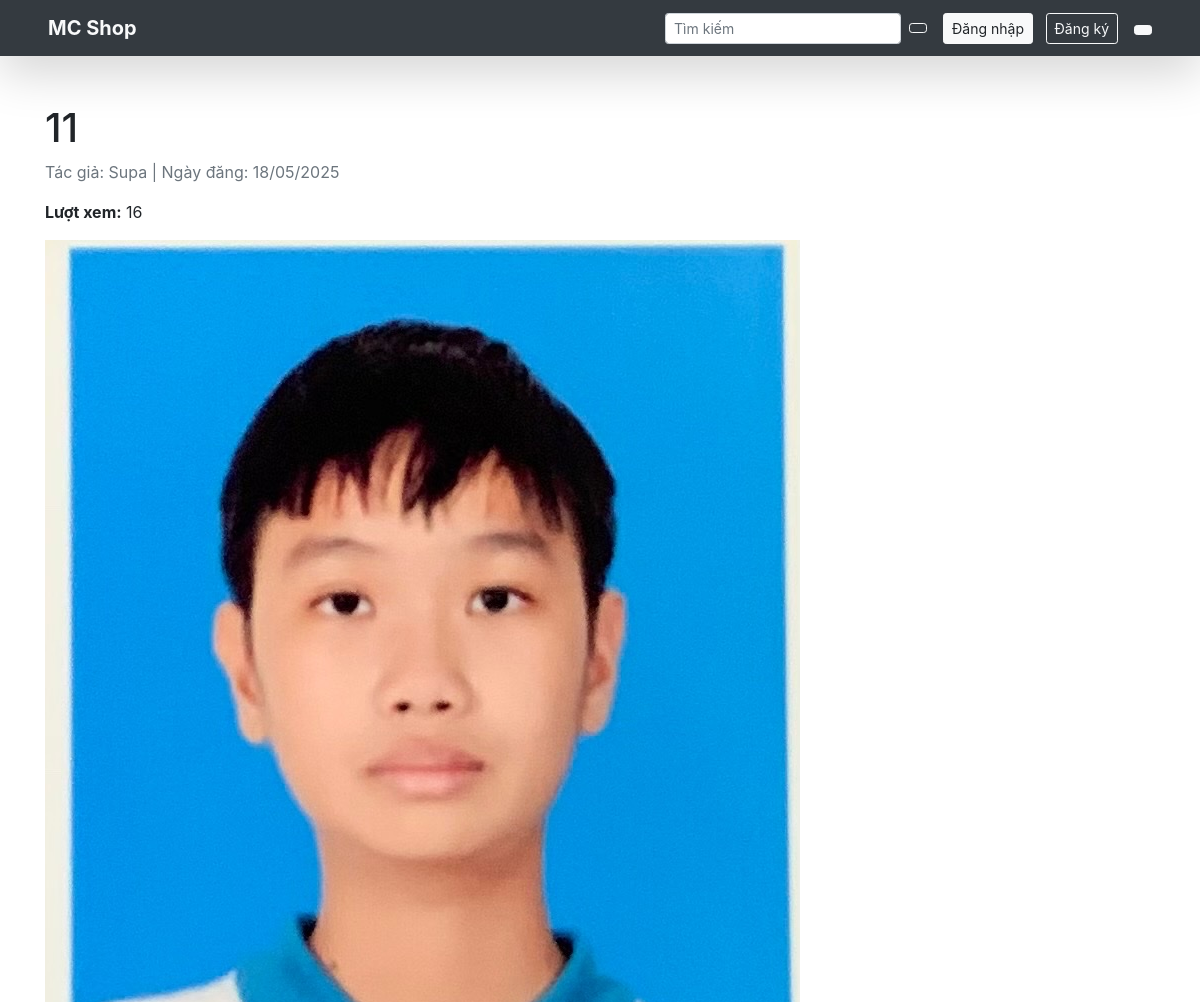
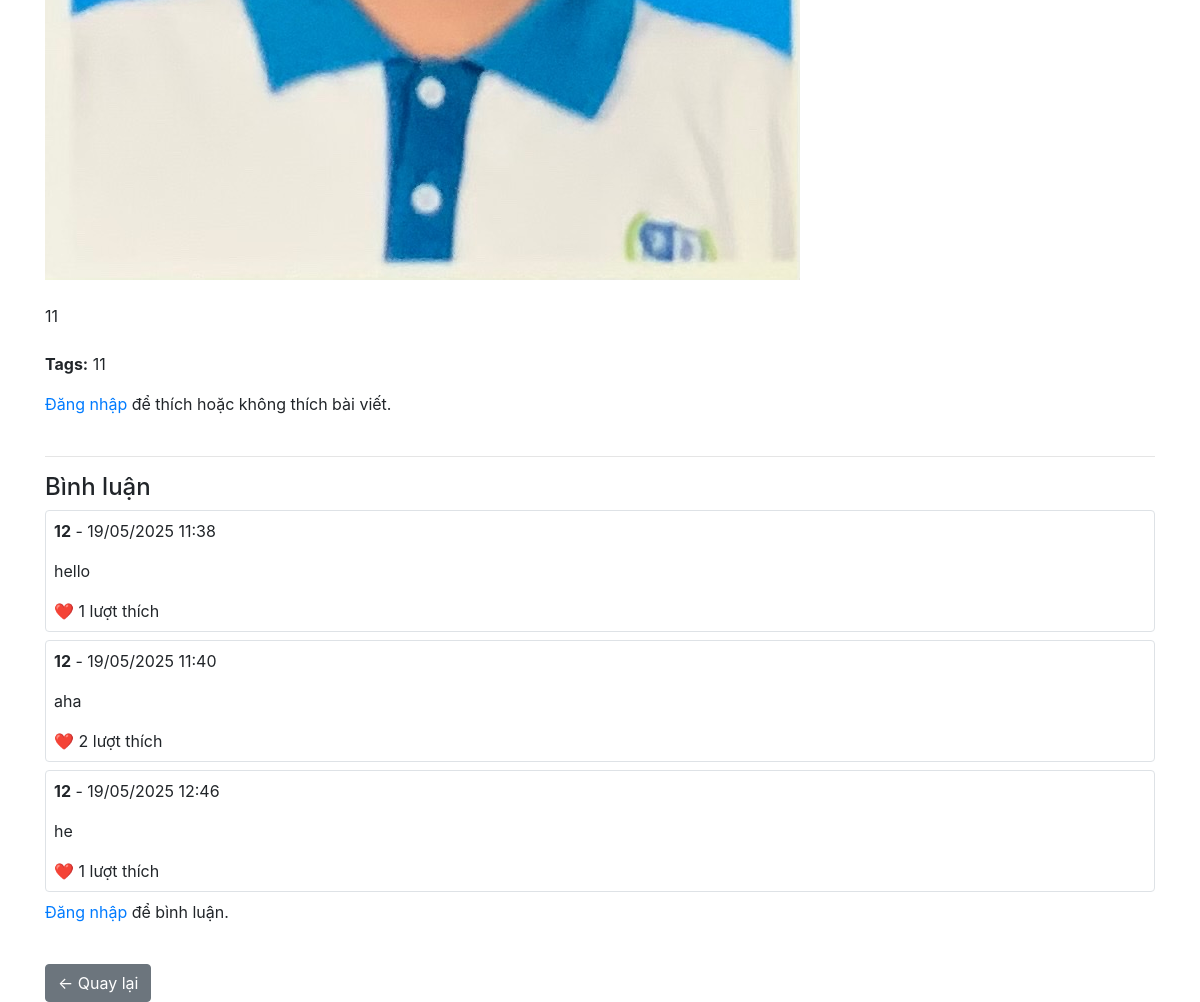
The page /product/6/ on the database its author committed (2 pictures, top to bottom).
### home/models.py (models this page shows, shortened)
class Post(models.Model):
    title = models.CharField(max_length=200)
    author = models.ForeignKey(User, on_delete=models.CASCADE)
    content = models.TextField()
    tags = models.CharField(max_length=100, blank=True)
    img = models.ImageField(upload_to='post_images/', blank=True, null=True)
    created_at = models.DateTimeField(auto_now_add=True)
    updated_at = models.DateTimeField(auto_now=True)
    price = models.DecimalField(max_digits=10, decimal_places=2, default=0.00)
    stock = models.PositiveIntegerField(default=0)
    is_available = models.BooleanField(default=True)
    likes = models.PositiveIntegerField(default=0)
    views = models.PositiveIntegerField(default=0)
    dislikes = models.ManyToManyField(User, related_name='disliked_posts', blank=True)
    title = models.CharField(max_length=200)
    author = models.ForeignKey(User, on_delete=models.CASCADE)
    content = models.TextField()
    tags = models.CharField(max_length=100, blank=True)
    img = models.ImageField(upload_to='post_images/', blank=True, null=True)
    created_at = models.DateTimeField(auto_now_add=True)
    updated_at = models.DateTimeField(auto_now=True)
    price = models.DecimalField(max_digits=10, decimal_places=2, default=0.00)
    stock = models.PositiveIntegerField(default=0)  # Số lượng hàng tồn
    is_available = models.BooleanField(default=True)
    likes = models.PositiveIntegerField(default=0)
    views = models.PositiveIntegerField(default=0)

class Comment(models.Model):
    post = models.ForeignKey(Post, on_delete=models.CASCADE, related_name='comments')
    user = models.ForeignKey(User, on_delete=models.CASCADE)
    content = models.TextField()
    created_at = models.DateTimeField(auto_now_add=True)
    likes = models.ManyToManyField(User, related_name='liked_comments', blank=True)
    def total_likes(self):
        return self.likes.count()

### home/views.py (the view)
# urls.py: path('product/<int:post_id>/', views.product_detail, name='product_detail'),
def product_detail(request, post_id):
    post = get_object_or_404(Post, id=post_id)
    post.views += 1
    post.save(update_fields=['views'])
    comments = post.comments.all()
    if request.method == 'POST':
        form = CommentForm(request.POST)
        if form.is_valid():
            comment = form.save(commit=False)
            comment.post = post
            comment.user = request.user
            comment.save()
            return redirect('product_detail', post_id=post.id)
    else:
        form = CommentForm()
    return render(request, 'product_detail.html', {'post': post, 'comments': comments, 'form': form})

### home/forms.py
class CommentForm(forms.ModelForm):
    class Meta:
        model = Comment
        fields = ['content']
        widgets = {
            'content': forms.Textarea(attrs={'class': 'form-control', 'rows': 3, 'placeholder': 'Viết bình luận...'}),
        }

### home/templates/product_detail.html (shortened to what this page needs)
<!DOCTYPE html>
<html lang="en">
<head>
    <link href="https://stackpath.bootstrapcdn.com/bootstrap/4.5.2/css/bootstrap.min.css" rel="stylesheet">
</head>
<body>
    {% include 'navbar.html' %}
    <div class="container mt-5">
        <h1>{{ post.title }}</h1>
        <p class="text-muted">Tác giả: {{ post.author }} | Ngày đăng: {{ post.created_at|date:"d/m/Y" }}</p>
        <p><strong>Lượt xem:</strong> {{ post.views }}</p>
        {% if post.img %}
            <img src="{{ post.img.url }}" class="img-fluid mb-4" alt="{{ post.title }}">
        {% endif %}
        <div class="content mb-4">
            {{ post.content|safe }}
        </div>
        <p><strong>Tags:</strong> {{ post.tags }}</p>
        <div class="d-flex align-items-center mb-4">
            {% if user.is_authenticated %}
                <form action="{% url 'like_post' post.id %}" method="post" class="mr-2">
                    {% csrf_token %}
                    <button class="btn btn-outline-primary">👍 Like ({{ post.total_likes }})</button>
                </form>
                <form action="{% url 'dislike_post' post.id %}" method="post">
                    {% csrf_token %}
                    <button class="btn btn-outline-secondary">👎 Dislike ({{ post.total_dislikes }})</button>
                </form>
            {% else %}
                <p><a href="{% url 'login' %}">Đăng nhập</a> để thích hoặc không thích bài viết.</p>
            {% endif %}
        </div>
        <hr>
        <h4>Bình luận</h4>
        {% for comment in comments %}
            <div class="border rounded p-2 mb-2">
                <p><strong>{{ comment.user.username }}</strong> - {{ comment.created_at|date:"d/m/Y H:i" }}</p>
                <p>{{ comment.content }}</p>
                <div>
                    ❤️ {{ comment.total_likes }} lượt thích
                </div>
            </div>
        {% empty %}
            <p>Chưa có bình luận nào.</p>
        {% endfor %}
        {% if user.is_authenticated %}
            <hr>
            <h5>Viết bình luận</h5>
            <form method="POST">
                {% csrf_token %}
                {{ form.as_p }}
                <button type="submit" class="btn btn-primary">Gửi bình luận</button>
            </form>
        {% else %}
            <p><a href="{% url 'login' %}">Đăng nhập</a> để bình luận.</p>
        {% endif %}
        <a href="/" class="btn btn-secondary mt-4">← Quay lại</a>
    </div>
</body>
</html>

### rows shown on the page
Post: title "11", author "Supa", created_at "18/05/2025", views "16", img (picture), content "11", tags "11"
Comment: user.username "12", created_at "19/05/2025 11:38", content "hello", total_likes "1"
Comment: user.username "12", created_at "19/05/2025 11:40", content "aha", total_likes "2"
Comment: user.username "12", created_at "19/05/2025 12:46", content "he", total_likes "1"
